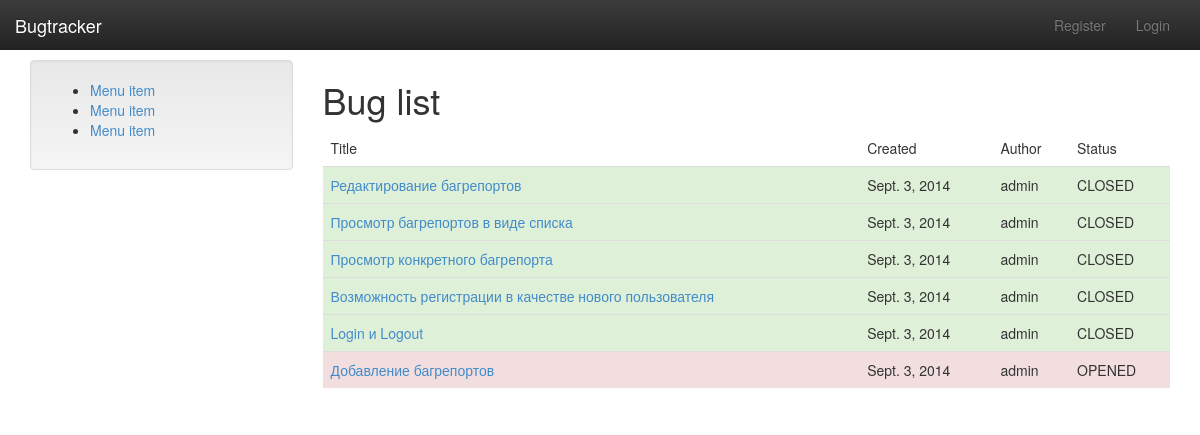
/bugs/, run on an earlier commit of the app's database.
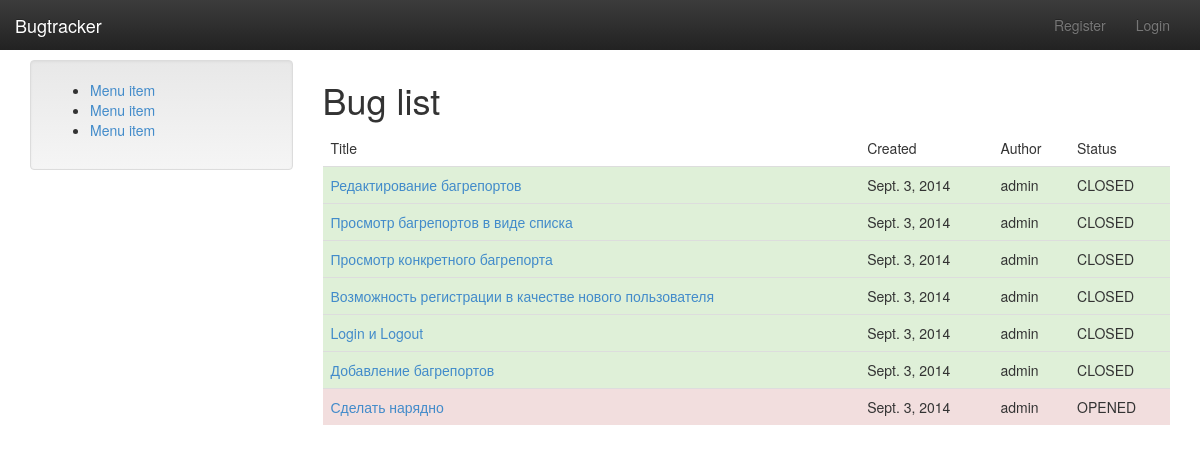
And on a later commit of the database.
### bugtracker/models.py (models this page shows, shortened)
class Ticket(models.Model):
    title = models.CharField(max_length=128)
    text = models.TextField()
    created = models.DateTimeField(auto_now=True)
    closed = models.BooleanField(default=False)
    user = models.ForeignKey(User,)

### bugtracker/views.py (the view)
class BugListView(ListView):
    model = Ticket
    template_name = 'list.html'

### templates/list.html (shortened to what this page needs)
{% extends 'base.html' %}
{% block content_block %}
    <h1>Bug list</h1>
    <table class="table">
        <thead>
        <tr>
            <td>Title</td>
            <td>Created</td>
            <td>Author</td>
            <td>Status</td>
        </tr>
        </thead>
        <tbody>
        {% for ticket in object_list %}
        <tr class="{{ ticket.closed|yesno:"success, danger" }}">
            <td><a href="{% url 'detail' ticket.pk %}">{{ ticket.title }}</a></td>
            <td>{{ ticket.created|date }}</td>
            <td>{{ ticket.user }}</td>
            <td>{{ ticket.closed|yesno:"CLOSED, OPENED" }}</td>
        </tr>
        {% empty %}
        <tr>
            <td colspan=4>No tickets yet.</td>
        </tr>
        {% endfor %}
        </tbody>
    </table>
{% endblock %}

What changed in the data, as far as the page shows it:
changed Ticket "Добавление багрепортов": closed "OPENED" → "CLOSED"
added Ticket: title "Сделать нарядно", created "Sept. 3, 2014", user "admin", closed "OPENED"
